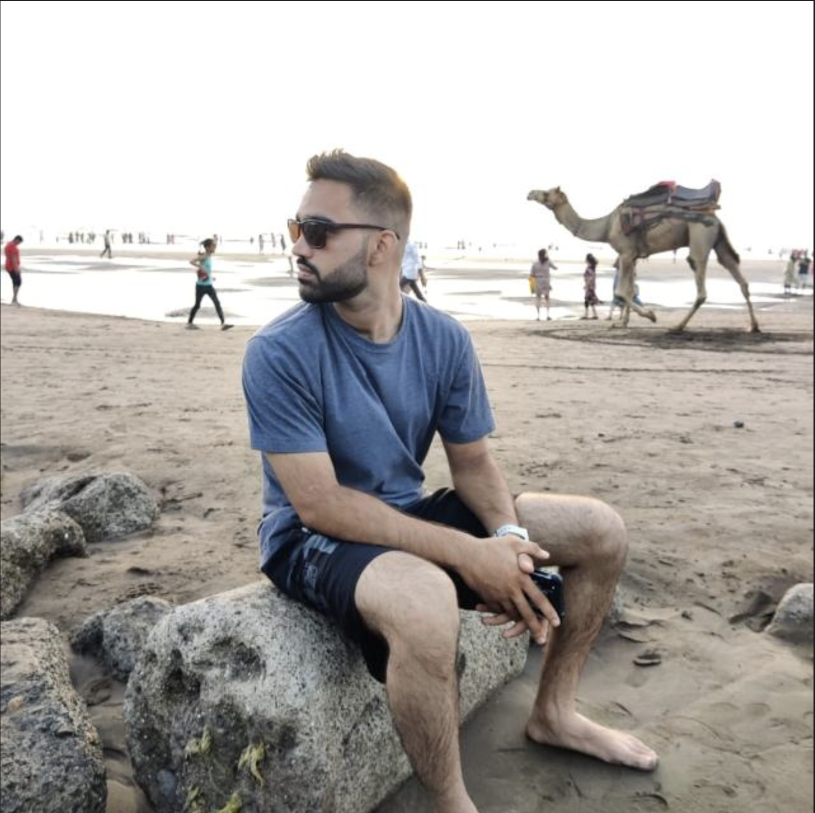
#> input picture img.png, 1630 x 1626 px, found by its file name (shown at 1/2 size)
$ python hybrid_codec.py
#> lines starting #> are read from the running program, lines starting #| are printed output that depends on the picture
### prism/transforms.py
"""Reversible color and spatial transforms - built from scratch.

Key innovation: Image-specific color decorrelation using lifting-based
Givens rotations. Unlike fixed YCbCr, this adapts to the actual color
distribution of each image, concentrating more energy in fewer channels.

Also implements Hilbert curve scanning for 2D-locality-preserving
linearization of the pixel grid.
"""

import numpy as np


# ============================================================
# Reversible YCoCg-R Color Transform
# ============================================================

def rgb_to_ycocg_r(rgb: np.ndarray) -> np.ndarray:
    """Reversible YCoCg-R transform (integer-exact).

    Maps RGB -> (Y, Co, Cg) where:
      Co = R - B           (chroma orange)
      tmp = B + (Co >> 1)  (approximate green)
      Cg = G - tmp         (chroma green)
      Y = tmp + (Cg >> 1)  (luma)

    This decorrelates natural image colors better than
    simple channel differences and is exactly invertible.
    """
    r = rgb[:, :, 0].astype(np.int32)
    g = rgb[:, :, 1].astype(np.int32)
    b = rgb[:, :, 2].astype(np.int32)

    co = r - b
    tmp = b + (co >> 1)
    cg = g - tmp
    y = tmp + (cg >> 1)

    return np.stack([y, co, cg], axis=-1)
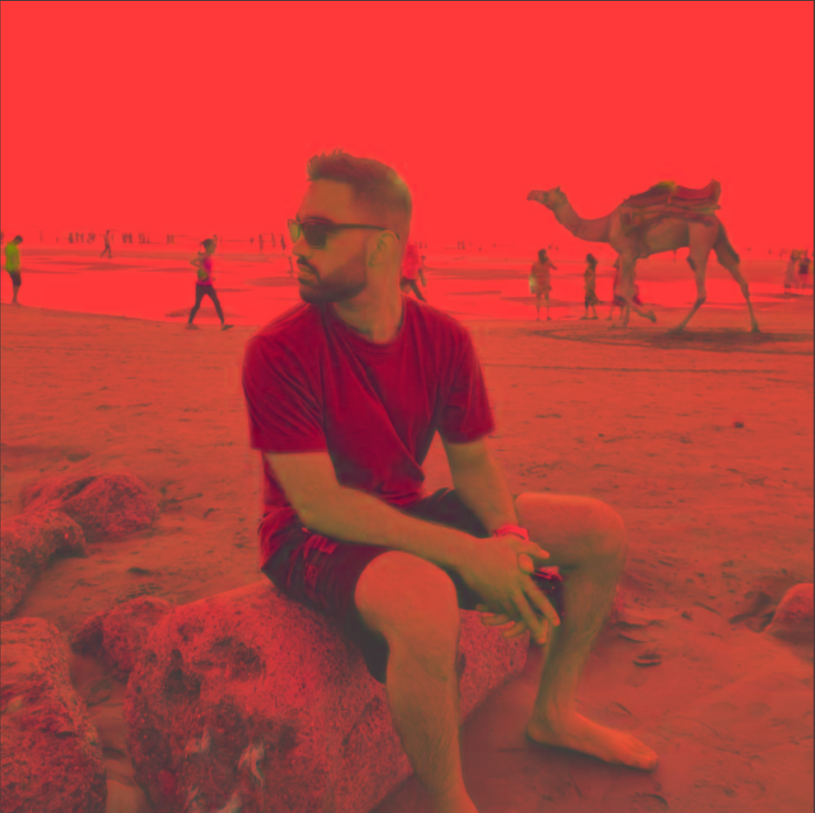
#> returned value: shape (1626, 1630, 3) int32 (shown at 1/2 size); mean of channels 0, 1, 2 169, 6.9, 0.1; drawn with min black and max white


# [222 lines left out: functions ycocg_r_to_rgb, compute_pca_axes, _givens_angle, _lift_rotate_forward, _lift_rotate_inverse, pca_forward and 5 more, not called in this run]

### experimental/hybrid_codec.py
"""HYBRID MULTI-STRATEGY CODEC

The ultimate codec: combines all experimental approaches using
Minimum Description Length (MDL) to select the best strategy per region.

Architecture:
  1. Segment image into regions (smooth, textured, edge, complex)
  2. For each region, test multiple codecs and pick the one with
     shortest total description length (model + residual)
  3. Store: region map + per-region codec parameters + residuals

This is the integration layer that combines:
  - Neural/SIREN for smooth regions (sky, gradients)
  - VQ for textured regions (sand, repetitive patterns)
  - Spatial prediction for edges (PRISM-style)
  - Sparse coding for complex regions (mixed content)
  - Tensor decomposition for globally-correlated structure

Novel ideas:
  - MDL-optimal codec selection per block
  - Cross-codec residual prediction (use one codec's output to help another)
  - Adaptive block sizes (larger blocks for smooth, smaller for detail)
  - Multi-pass refinement (coarse global model + local corrections)
"""

import numpy as np
from PIL import Image
import math, time
from collections import Counter

from prism.transforms import rgb_to_ycocg_r


# ============================================================
# REGION SEGMENTATION
# ============================================================

def classify_regions(channel, block_size=16):
    """Classify image blocks into region types.

    Types:
      0 = SMOOTH (low variance, gradients work)
      1 = TEXTURED (medium variance, repetitive, VQ works)
      2 = EDGE (high directional gradient, prediction works)
      3 = COMPLEX (high variance, no structure, raw coding)

    Returns (n_blocks_h, n_blocks_w) array of types.
    """
#> called with block_size = 16
    h, w = channel.shape
#> h = 1626; w = 1630
    n_h = h // block_size
#> n_h = 101
    n_w = w // block_size
#> n_w = 101
    regions = np.zeros((n_h, n_w), dtype=np.int32)
    stats = {'smooth': 0, 'textured': 0, 'edge': 0, 'complex': 0}

    for i in range(n_h):
        for j in range(n_w):
            block = channel[i * block_size:(i + 1) * block_size,
                          j * block_size:(j + 1) * block_size].astype(np.float64)

            variance = np.var(block)
            # Gradient magnitude
            gy = np.diff(block, axis=0)
            gx = np.diff(block, axis=1)
            grad_mag = np.sqrt(np.mean(gy ** 2) + np.mean(gx ** 2))
            # Directional coherence
            if grad_mag > 1:
                gy_mean = np.mean(gy)
                gx_mean = np.mean(gx)
                coherence = np.sqrt(gy_mean ** 2 + gx_mean ** 2) / grad_mag
            else:
                coherence = 0

            # Classification
            if variance < 50:
                regions[i, j] = 0  # SMOOTH
                stats['smooth'] += 1
            elif coherence > 0.6:
                regions[i, j] = 2  # EDGE
                stats['edge'] += 1
            elif variance < 500:
                regions[i, j] = 1  # TEXTURED
                stats['textured'] += 1
            else:
                regions[i, j] = 3  # COMPLEX
                stats['complex'] += 1
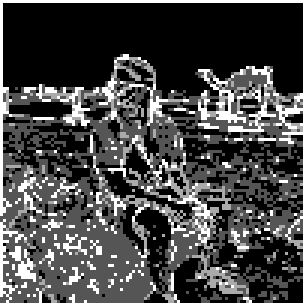
#> regions: shape (101, 101) int32 (shown 3 times larger); min 0, max 3, mean 0.816; drawn with min black and max white
#> after the loop, stats = {'smooth': 4943, 'textured': 3346, 'edge': 762, 'complex': 1150}

    total = n_h * n_w
#> total = 10201
    print(f"  Regions: smooth={stats['smooth']} ({stats['smooth']/total*100:.0f}%), "
          f"textured={stats['textured']} ({stats['textured']/total*100:.0f}%), "
          f"edge={stats['edge']} ({stats['edge']/total*100:.0f}%), "
          f"complex={stats['complex']} ({stats['complex']/total*100:.0f}%)")
#|   Regions: smooth=4943 (48%), textured=3346 (33%), edge=762 (7%), complex=1150 (11%)

    return regions, stats


# ============================================================
# PER-REGION CODECS (lightweight versions)
# ============================================================

# [138 lines left out: functions encode_smooth_block, encode_textured_block, encode_edge_block, encode_complex_block, not called in this run]


def _entropy_bytes(data):
    """Estimate entropy in bytes."""
    flat = data.flatten()
    if len(flat) == 0:
        return 0
    unique, counts = np.unique(flat, return_counts=True)
    total = len(flat)
    probs = counts / total
    bits = -np.sum(counts * np.log2(probs + 1e-30))
    return int(math.ceil(bits / 8))


# ============================================================
# MULTI-SCALE CODEC
# ============================================================

def multi_scale_codec(image_path):
    """Multi-scale decomposition: global structure + local detail.

    Scale 0: 1/8 resolution - global color gradients (neural/surface fit)
    Scale 1: 1/4 residual - mid-frequency structure (block prediction)
    Scale 2: 1/2 residual - fine detail (spatial prediction)
    Scale 3: Full residual - pixel corrections (entropy coded)

    Each scale captures what previous scales missed.
    """
#> called with image_path = 'img.png'
    print("\n" + "=" * 60)
    print("MULTI-SCALE CODEC")
    print("=" * 60)

    img = np.array(Image.open(image_path).convert('RGB'))
    h, w, _ = img.shape
#> h = 1626; w = 1630
    ycocg = rgb_to_ycocg_r(img)
    total_pixels = h * w
#> total_pixels = 2650380

    total_model_bits = 0
    total_residual_bits = 0

    for ch_idx, name in enumerate(['Y', 'Co', 'Cg']):
        channel = ycocg[:, :, ch_idx].astype(np.float64)
        print(f"\n  --- Channel: {name} ---")

        # Scale 0: 1/8 resolution - bilinear surface
        sh, sw = h // 8, w // 8
        small = np.array(Image.fromarray(channel.astype(np.uint8)).resize(
            (sw, sh), Image.BILINEAR)).astype(np.float64)

        # Fit degree-6 polynomial to small version
        ys = np.linspace(-1, 1, sh)
        xs = np.linspace(-1, 1, sw)
        X, Y = np.meshgrid(xs, ys)
        cols = []
        for i in range(7):
            for j in range(7 - i):
                cols.append((X.ravel() ** i) * (Y.ravel() ** j))
        A = np.column_stack(cols)
        n_coeffs = A.shape[1]
        coeffs = np.linalg.lstsq(A, small.ravel(), rcond=None)[0]

        # Upsample prediction to full resolution
        ys_full = np.linspace(-1, 1, h)
        xs_full = np.linspace(-1, 1, w)
        Xf, Yf = np.meshgrid(xs_full, ys_full)
        cols_full = []
        for i in range(7):
            for j in range(7 - i):
                cols_full.append((Xf.ravel() ** i) * (Yf.ravel() ** j))
        Af = np.column_stack(cols_full)
        global_pred = np.round(Af @ coeffs).astype(np.int32).reshape(h, w)

        residual_0 = channel.astype(np.int32) - global_pred
        r0_entropy = _entropy_bytes(residual_0)
        model_0 = n_coeffs * 4  # float32 per coefficient

        print(f"  Scale 0 (polynomial deg-6): {n_coeffs} coeffs = {model_0} bytes, "
              f"residual entropy = {r0_entropy/1024:.0f} KB")

        # Scale 1: 1/4 resolution residual - block means
        bh, bw = 4, 4
        n_bh, n_bw = h // bh, w // bw
        block_means = np.zeros((n_bh, n_bw), dtype=np.int32)
        for bi in range(n_bh):
            for bj in range(n_bw):
                block = residual_0[bi * bh:(bi + 1) * bh, bj * bw:(bj + 1) * bw]
                block_means[bi, bj] = int(np.round(np.mean(block)))

        # Upsample block means
        mean_pred = np.repeat(np.repeat(block_means, bh, axis=0), bw, axis=1)[:h, :w]
        residual_1 = residual_0 - mean_pred
        r1_entropy = _entropy_bytes(residual_1)
        means_entropy = _entropy_bytes(block_means)

        print(f"  Scale 1 (block means 4x4): means = {means_entropy/1024:.1f} KB, "
              f"residual entropy = {r1_entropy/1024:.0f} KB")

        # Scale 2: Pixel-level spatial prediction on remaining residual
        predicted_2 = np.zeros_like(residual_1)
        for y in range(h):
            for x in range(w):
                if y == 0 and x == 0:
                    predicted_2[y, x] = 0
                elif y == 0:
                    predicted_2[y, x] = residual_1[y, x - 1]
                elif x == 0:
                    predicted_2[y, x] = residual_1[y - 1, x]
                else:
                    a = int(residual_1[y, x - 1])
                    b = int(residual_1[y - 1, x])
                    c = int(residual_1[y - 1, x - 1])
                    if c >= max(a, b):
                        predicted_2[y, x] = min(a, b)
                    elif c <= min(a, b):
                        predicted_2[y, x] = max(a, b)
                    else:
                        predicted_2[y, x] = a + b - c

        residual_2 = residual_1 - predicted_2
        r2_entropy = _entropy_bytes(residual_2)
        print(f"  Scale 2 (MED prediction): residual entropy = {r2_entropy/1024:.0f} KB")

        # Total for this channel
        ch_total = model_0 + means_entropy + r2_entropy
        total_model_bits += (model_0 + means_entropy) * 8
        total_residual_bits += r2_entropy * 8

        print(f"  Channel total: {ch_total/1024:.0f} KB")

        # Verify lossless
        recon = global_pred + mean_pred + predicted_2 + residual_2
        assert np.array_equal(channel.astype(np.int32), recon), f"Channel {name} NOT LOSSLESS!"
#> this loop made 1 pass
#> r0_entropy on pass 1: 2422345
#|   Scale 0 (polynomial deg-6): 28 coeffs = 112 bytes, residual entropy = 2366 KB
#> pass 1, in multi_scale_codec, `global_pred = np.round(Af @ coeffs).astype(np.int32).reshape(h, w)`:
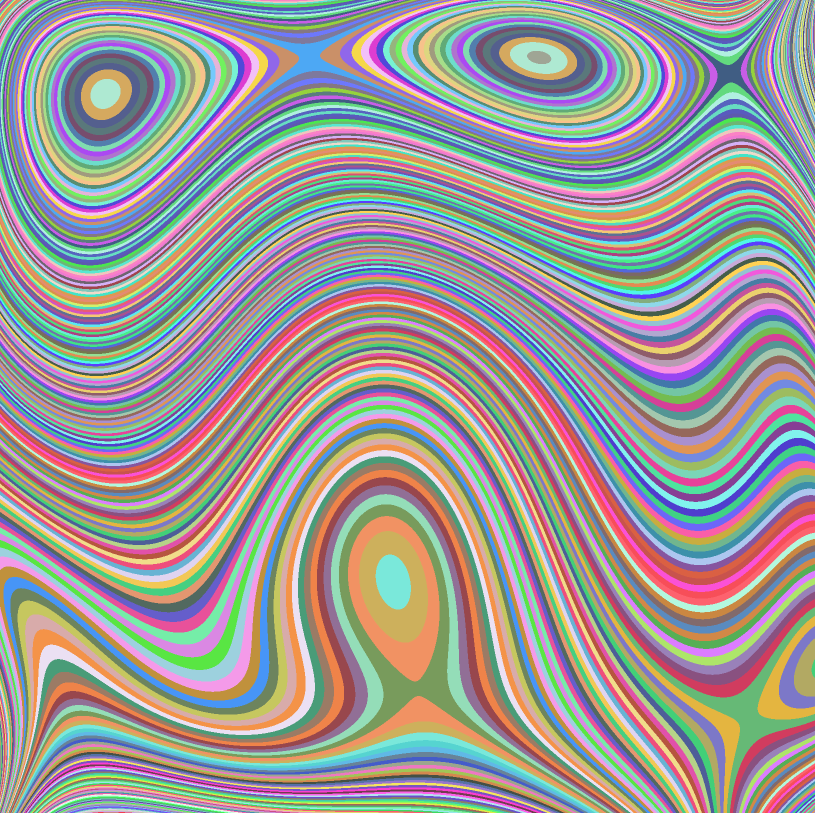
#> global_pred: shape (1626, 1630) int32 (shown at 1/2 size); 269 distinct labels, from 43 to 311; one colour per label, 0 black
#> pass 1, in multi_scale_codec, `residual_0 = channel.astype(np.int32) - global_pred`:
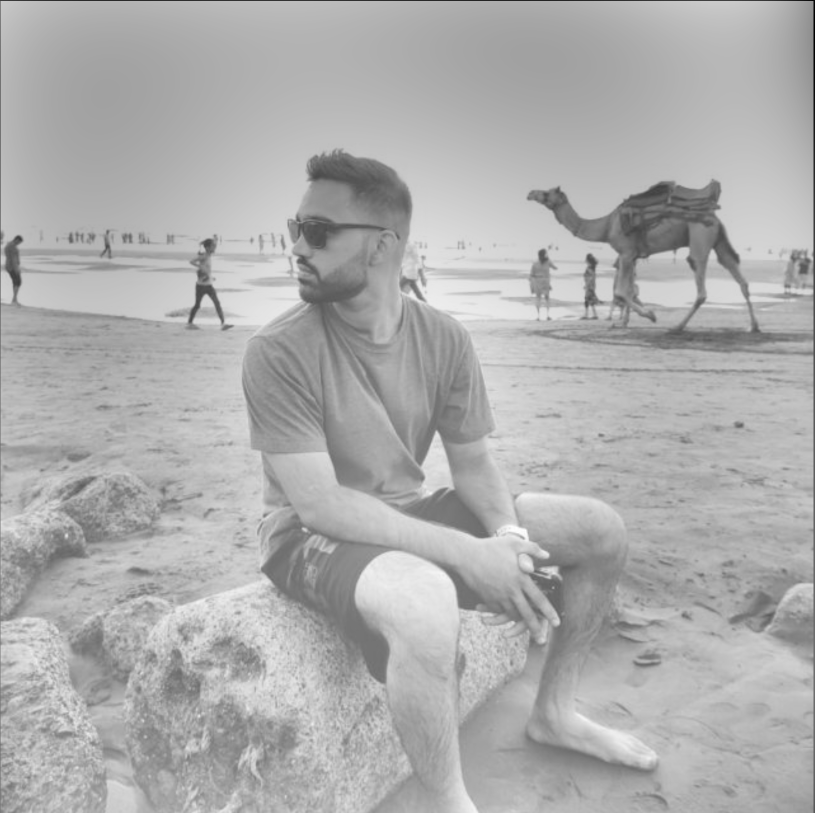
#> residual_0: shape (1626, 1630) int32 (shown at 1/2 size); min -281, max 130, mean -0.2; drawn with min black and max white
#> after the loop:
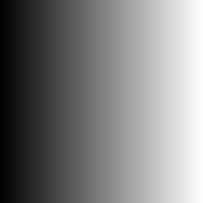
#> X: shape (203, 203) float64; min -1, max 1, mean 8.28e-18; drawn with min black and max white
#> after the loop:
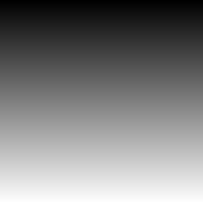
#> Y: shape (203, 203) float64; min -1, max 1, mean 1.31e-17; drawn with min black and max white
#> after the loop:
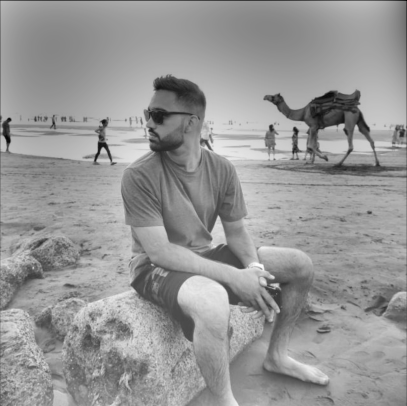
#> block_means: shape (406, 407) int32; min -185, max 127, mean 0; drawn with min black and max white
#> after the loop, total_model_bits = 0; total_residual_bits = 0

    total_bytes = (total_model_bits + total_residual_bits) / 8
    print(f"\n  TOTAL: {total_bytes/1024:.0f} KB "
          f"(model: {total_model_bits/8/1024:.0f} KB, "
          f"residual: {total_residual_bits/8/1024:.0f} KB)")
    print(f"  vs PRISM baseline: 1271 KB")

    return {'total_bytes': total_bytes}


# ============================================================
# MDL-OPTIMAL REGION CODEC
# ============================================================

# [296 lines left out: functions mdl_codec, cross_codec, adaptive_block_codec, not called in this run]


# ============================================================
# MAIN: Run all hybrid approaches
# ============================================================

if __name__ == "__main__":
    import sys
    path = sys.argv[1] if len(sys.argv) > 1 else "img.png"

    print("=" * 60)
    print(" HYBRID MULTI-STRATEGY CODEC EXPERIMENTS")
    print(" Testing: MDL, Multi-Scale, Cross-Codec, Adaptive Block")
    print("=" * 60)

    t0 = time.time()

    # Region classification
    img = np.array(Image.open(path).convert('RGB'))
    ycocg = rgb_to_ycocg_r(img)
    print("\nRegion classification (Y channel):")
    classify_regions(ycocg[:, :, 0], block_size=16)

    results = {}

    # Multi-scale
#> (the run stopped early here; a loop or call above may not have finished)

$ run again, with test_crop_texture.png copied over img.png
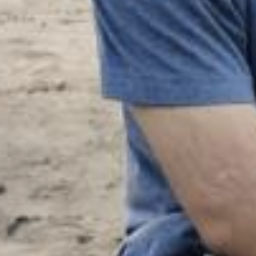
#> input picture test_crop_texture.png, 256 x 256 px, found by its file name
#> img is the input picture: shape (256, 256, 3); mean R, G, B 136.8, 134.5, 137.4
#> after the loop in classify_regions, `for i in range(n_h):`: stats = {'smooth': 98, 'textured': 118, 'edge': 16, 'complex': 24}
#|   Regions: smooth=98 (38%), textured=118 (46%), edge=16 (6%), complex=24 (9%)
#> the loop in multi_scale_codec, `for ch_idx, name in enumerate(['Y', 'Co', 'Cg']):` made 3 passes
#> (r0_entropy, r1_entropy, r2_entropy, ch_total, total_residual_bits) on passes 1 to 3: (51686, 34902, 24721, 28021, 197768), (65560, 31012, 19683, 23865, 355232), (62733, 26640, 16217, 20223, 484968)
#> (printed output is left out)
#> after the loop in multi_scale_codec, `for ch_idx, name in enumerate(['Y', 'Co', 'Cg']):`:
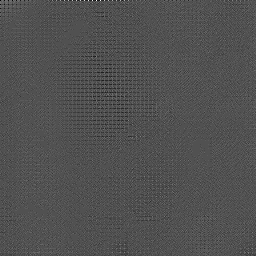
#> residual_2: shape (256, 256) int32; min -8, max 17, mean -0.0558; drawn with min black and max white
#> after the loop in multi_scale_codec, `for ch_idx, name in enumerate(['Y', 'Co', 'Cg']):`: total_model_bits = 91904; total_residual_bits = 484968
#> total_bytes = 72109
#|   TOTAL: 70 KB (model: 11 KB, residual: 59 KB)
#> the loop in mdl_codec, `for ch_idx, name in enumerate(['Y', 'Co', 'Cg']):` made 3 passes
#|   Codec usage: smooth=9 (0%), textured=0 (0%), edge=336 (11%), complex=2727 (89%)
#|   TOTAL: 46 KB
#|   TOTAL: 44 KB
#> the loop in adaptive_block_codec, `for ch_idx, name in enumerate(['Y', 'Co', 'Cg']):` made 3 passes
#|   Y: data=42KB, tree=20B, total=42KB
#|   Co: data=18KB, tree=60B, total=18KB
#|   Cg: data=14KB, tree=34B, total=14KB
#> pass 1, in encode_smooth_block (call 4034), `predicted = np.round(A @ coeffs).astype(np.int32).reshape(h, w)`:
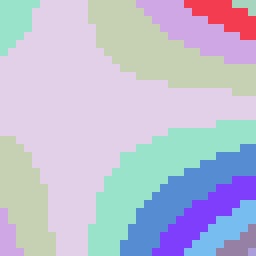
#> predicted: shape (32, 32) int32 (shown 8 times larger); 11 distinct labels, from 182 to 192; one colour per label, 0 black
#|   TOTAL: 74 KB
#> the loop `for name, r in sorted(results.items(), key=lambda x: x[1].get('total_b..` made 6 passes
#> (printed output is left out)
